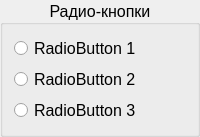
                 <widget class="QGroupBox" name="groupBox">
                  <property name="minimumSize">
                   <size>
                    <width>150</width>
                    <height>0</height>
                   </size>
                  </property>
                  <property name="font">
                   <font>
                    <pointsize>12</pointsize>
                   </font>
                  </property>
                  <property name="title">
                   <string>Радио-кнопки</string>
                  </property>
                  <property name="alignment">
                   <set>Qt::AlignCenter</set>
                  </property>
                  <layout class="QVBoxLayout" name="verticalLayout_9">
                   <item>
                    <widget class="QRadioButton" name="radioButton">
                     <property name="sizePolicy">
                      <sizepolicy hsizetype="Minimum" vsizetype="Preferred">
                       <horstretch>0</horstretch>
                       <verstretch>0</verstretch>
                      </sizepolicy>
                     </property>
                     <property name="font">
                      <font>
                       <pointsize>12</pointsize>
                      </font>
                     </property>
                     <property name="text">
                      <string>RadioButton 1</string>
                     </property>
                    </widget>
                   </item>
                   <item>
                    <widget class="QRadioButton" name="radioButton_2">
                     <property name="sizePolicy">
                      <sizepolicy hsizetype="Minimum" vsizetype="Preferred">
                       <horstretch>0</horstretch>
                       <verstretch>0</verstretch>
                      </sizepolicy>
                     </property>
                     <property name="font">
                      <font>
                       <pointsize>12</pointsize>
                      </font>
                     </property>
                     <property name="text">
                      <string>RadioButton 2</string>
                     </property>
                    </widget>
                   </item>
                   <item>
                    <widget class="QRadioButton" name="radioButton_3">
                     <property name="sizePolicy">
                      <sizepolicy hsizetype="Minimum" vsizetype="Preferred">
                       <horstretch>0</horstretch>
                       <verstretch>0</verstretch>
                      </sizepolicy>
                     </property>
                     <property name="font">
                      <font>
                       <pointsize>12</pointsize>
                      </font>
                     </property>
                     <property name="text">
                      <string>RadioButton 3</string>
                     </property>
                    </widget>
                   </item>
                  </layout>
                 </widget>
